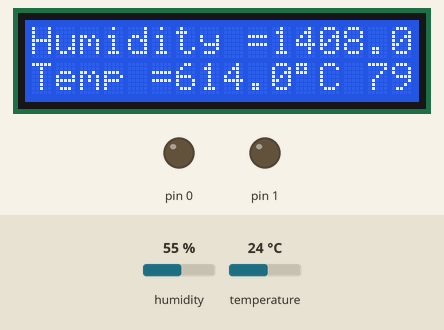
Recording of a sketch running on a simulated Arduino Uno, built with avr-gcc and run on an emulated ATmega328P. On the bench: 16×2 character LCD, output pins drawn as LEDs (lit = HIGH). Wiring (inferred from the names in the program): DHT11 sensor: data pin 12; character LCD (HD44780): RS pin 2; E pin 3; data pin 4, pin 5, pin 6, pin 7. The inputs (shaded band) are chosen by the test bench; at power-on: humidity 55 %, temperature 24 °C. Pins used as bus, display or sensor lines are not drawn.

Above: at 1.6 s.
1.7 s: humidity set to 22 %
At 2.4 s:
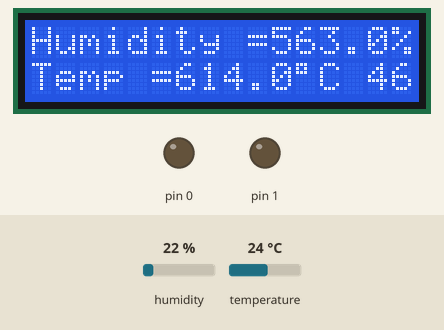
3.5 s: temperature set to 12 °C
At 4.6 s:
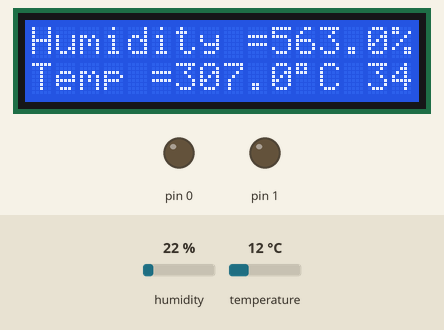
5.2 s: humidity set to 40 %
At 6.6 s:
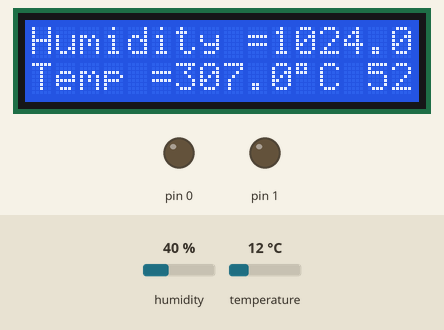
6.9 s: temperature set to 19 °C
At 8.0 s:
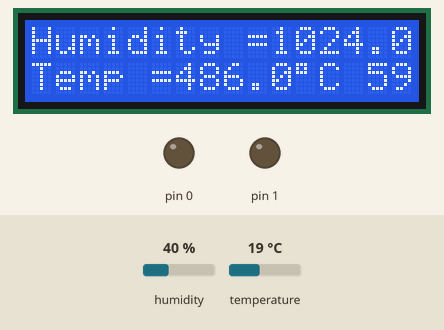
Timing chart, 0 to 9.6 s (numbered marks = the images above; inputs shaded):
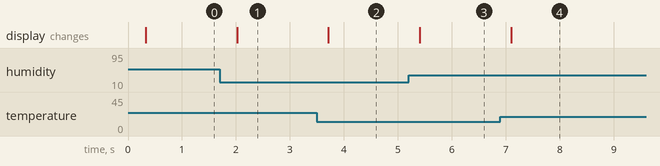

The sketch:

DHT_11_AVR7_7.ino
```cpp
/*
 * ATmega16_DHT11_Project_File.c
 *
 * http://www.electronicwings.com
 */

#include <avr/io.h>
#include <stdlib.h>
#include <stdio.h>
#include "LCD16x2_4bit.h"
#define DHT11_PIN 4
uint8_t c=0,I_RH,D_RH,I_Temp,D_Temp,CheckSum;

#define LCD16X2_4BIT_H_

#define  F_CPU 8000000UL
#include <avr/io.h>
#include <util/delay.h>

#define LCD_DPRT PORTD
#define LCD_DDDR DDRD
#define LCD_RS 2
#define LCD_EN 3

void lcdcommand(unsigned char cmnd)
{
  LCD_DPRT = (LCD_DPRT & 0x0f)|(cmnd & 0xf0);   /* SEND COMMAND TO DATA PORT */
  LCD_DPRT &= ~ (1<<LCD_RS);            /* RS = 0 FOR COMMAND */
  LCD_DPRT |= (1<<LCD_EN);            /* EN = 1 FOR H TO L PULSE */
  _delay_us(1);                 /* WAIT FOR MAKE ENABLE WIDE */
  LCD_DPRT &= ~(1<<LCD_EN);           /* EN = 0 FOR H TO L PULSE */
  _delay_us(100);                 /* WAIT FOR MAKE ENABLE WIDE */

  LCD_DPRT = (LCD_DPRT & 0x0f)|(cmnd << 4);   /* SEND COMMAND TO DATA PORT */
  LCD_DPRT |= (1<<LCD_EN);            /* EN = 1 FOR H TO L PULSE */
  _delay_us(1);                 /* WAIT FOR MAKE ENABLE WIDE */
  LCD_DPRT &= ~(1<<LCD_EN);           /* EN = 0 FOR H TO L PULSE */
  _delay_ms(2);                 /* WAIT FOR MAKE ENABLE WIDE */
}

void lcddata(unsigned char data)
{
  LCD_DPRT = (LCD_DPRT & 0x0f)|(data & 0xf0);   /* SEND DATA TO DATA PORT */
  LCD_DPRT |= (1<<LCD_RS);            /* MAKE RS = 1 FOR DATA */
  LCD_DPRT |= (1<<LCD_EN);            /* EN=0 FOR H TO L PULSE */
  _delay_us(1);                 /* WAIT FOR MAKE ENABLE WIDE */
  LCD_DPRT &= ~(1<<LCD_EN);           /* EN = 0 FOR H TO L PULSE */
  _delay_us(100);                 /* WAIT FOR MAKE ENABLE WIDE */

  LCD_DPRT = (LCD_DPRT & 0x0f)|(data << 4);   /*  */
  LCD_DPRT |= (1<<LCD_EN);            /* EN=0 FOR H TO L PULSE*/
  _delay_us(1);                 /* WAIT FOR MAKE ENABLE WIDE*/
  LCD_DPRT &= ~(1<<LCD_EN);           /* EN = 0 FOR H TO L PULSE*/
  _delay_ms(2);                 /* WAIT FOR MAKE ENABLE WIDE*/
}

void lcdinit()
{
  LCD_DDDR = 0xFF;
  _delay_ms(200);                 /* WAIT FOR SOME TIME */
  lcdcommand(0x33);
  lcdcommand(0x32);               /* SEND $32 FOR INIT OT 0X02 */
  lcdcommand(0x28);               /* INIT. LCD 2 LINE, 5 X 7 MATRIX */
  lcdcommand(0x0C);               /* DISPLAY ON CURSOR ON */
  lcdcommand(0x01);               /* LCD CLEAR */
  _delay_ms(2);
  lcdcommand(0x82);               /* SHIFT CURSOR TO WRITE */
}

void lcd_gotoxy(unsigned char x, unsigned char y)
{
  unsigned char firstcharadd[]={0x80, 0xC0};
  lcdcommand(firstcharadd[y] + x);
}

void lcd_print(char *str)
{
  unsigned char i=0;
  while (str[i] |= 0)
  {
    lcddata(str[i]);
    i++;
  }
}

void lcd_clear()
{
  lcdcommand(0x01);
  _delay_ms(2);
}

void Request()            /* Microcontroller send start pulse or request */
{
  DDRB |= (1<<DHT11_PIN);
  PORTB &= ~(1<<DHT11_PIN);   /* set to low pin */
  _delay_ms(20);          /* wait for 20ms */
  PORTB |= (1<<DHT11_PIN);    /* set to high pin */
}

void Response()           /* receive response from DHT11 */
{
  DDRB &= ~(1<<DHT11_PIN);
  while(PINB & (1<<DHT11_PIN));
  while((PINB & (1<<DHT11_PIN))==0);
  while(PINB & (1<<DHT11_PIN));
}

uint8_t Receive_data()              /* receive data */
{
  for (int q=0; q<8; q++)
  {
    while((PINB & (1<<DHT11_PIN)) == 0);  /* check received bit 0 or 1 */
    _delay_us(30);
    if(PINB & (1<<DHT11_PIN))       /* if high pulse is greater than 30ms */
    c = (c<<1)|(0x01);            /* then its logic HIGH */
    else                  /* otherwise its logic LOW */
    c = (c<<1);
    while(PINB & (1<<DHT11_PIN));
  }
  return c;
}

int main(void)
{
  char data[5];
  lcdinit();          /* initialize LCD */
  lcd_clear();        /* clear LCD */
  lcd_gotoxy(0,0);      /* enter column and row position */
  lcd_print("Humidity =");
  lcd_gotoxy(0,1);
  lcd_print("Temp = ");
  int RH;
  int Temp;
    while(1)
  {
    Request();        /* send start pulse */
    Response();       /* receive response */
    I_RH=Receive_data();  /* store first eight bit in I_RH */
    D_RH=Receive_data();  /* store next eight bit in D_RH */
    I_Temp=Receive_data();  /* store next eight bit in I_Temp */
    D_Temp=Receive_data();  /* store next eight bit in D_Temp */
    CheckSum=Receive_data();/* store next eight bit in CheckSum */

    if ((I_RH + D_RH + I_Temp + D_Temp) != CheckSum)
    {
      lcd_gotoxy(0,0);
      //lcd_print("Error");
    }

    else
    {
      RH= (I_RH * 256 + D_RH )/ 10.0;
      itoa(RH,data,10);
      lcd_gotoxy(10,0);
      lcd_print(data);
      lcd_print(".");

      itoa(D_RH,data,10);
      lcd_print(data);
      lcd_print("%");
      Temp = (I_Temp * 256 + D_Temp)/ 10.0;
      itoa(Temp,data,10);
      lcd_gotoxy(6,1);
      lcd_print(data);
      lcd_print(".");

      itoa(D_Temp,data,10);
      lcd_print(data);
      lcddata(0xDF);
      lcd_print("C ");

      itoa(CheckSum,data,10);
      lcd_print(data);
      lcd_print(" ");
    }

  _delay_ms(500);
  }
}
```

LCD16x2_4bit.c
```cpp
/*
 * LCD16x2_4bit.c
 *
 * http://www.electronicwings.com
 */

#include "LCD16x2_4bit.h"
void lcdcommand(unsigned char cmnd)
{
	LCD_DPRT = (LCD_DPRT & 0x0f)|(cmnd & 0xf0);		/* SEND COMMAND TO DATA PORT */
	LCD_DPRT &= ~ (1<<LCD_RS);						/* RS = 0 FOR COMMAND */
	LCD_DPRT |= (1<<LCD_EN);						/* EN = 1 FOR H TO L PULSE */
	_delay_us(1);									/* WAIT FOR MAKE ENABLE WIDE */
	LCD_DPRT &= ~(1<<LCD_EN);						/* EN = 0 FOR H TO L PULSE */
	_delay_us(100);									/* WAIT FOR MAKE ENABLE WIDE */

	LCD_DPRT = (LCD_DPRT & 0x0f)|(cmnd << 4);		/* SEND COMMAND TO DATA PORT */
	LCD_DPRT |= (1<<LCD_EN);						/* EN = 1 FOR H TO L PULSE */
	_delay_us(1);									/* WAIT FOR MAKE ENABLE WIDE */
	LCD_DPRT &= ~(1<<LCD_EN);						/* EN = 0 FOR H TO L PULSE */
	_delay_ms(2);									/* WAIT FOR MAKE ENABLE WIDE */
}

void lcddata(unsigned char data)
{
	LCD_DPRT = (LCD_DPRT & 0x0f)|(data & 0xf0);		/* SEND DATA TO DATA PORT */
	LCD_DPRT |= (1<<LCD_RS);						/* MAKE RS = 1 FOR DATA */
	LCD_DPRT |= (1<<LCD_EN);						/* EN=0 FOR H TO L PULSE */
	_delay_us(1);									/* WAIT FOR MAKE ENABLE WIDE */
	LCD_DPRT &= ~(1<<LCD_EN);						/* EN = 0 FOR H TO L PULSE */
	_delay_us(100);									/* WAIT FOR MAKE ENABLE WIDE */

	LCD_DPRT = (LCD_DPRT & 0x0f)|(data << 4);		/*  */
	LCD_DPRT |= (1<<LCD_EN);						/* EN=0 FOR H TO L PULSE*/
	_delay_us(1);									/* WAIT FOR MAKE ENABLE WIDE*/
	LCD_DPRT &= ~(1<<LCD_EN);						/* EN = 0 FOR H TO L PULSE*/
	_delay_ms(2);									/* WAIT FOR MAKE ENABLE WIDE*/
}

void lcdinit()
{
	LCD_DDDR = 0xFF;
	_delay_ms(200);									/* WAIT FOR SOME TIME */
	lcdcommand(0x33);
	lcdcommand(0x32);								/* SEND $32 FOR INIT OT 0X02 */
	lcdcommand(0x28);								/* INIT. LCD 2 LINE, 5 X 7 MATRIX */
	lcdcommand(0x0C);								/* DISPLAY ON CURSOR ON */
	lcdcommand(0x01);								/* LCD CLEAR */
	_delay_ms(2);
	lcdcommand(0x82);								/* SHIFT CURSOR TO WRITE */
}

void lcd_gotoxy(unsigned char x, unsigned char y)
{
	unsigned char firstcharadd[]={0x80, 0xC0};
	lcdcommand(firstcharadd[y] + x);
}

void lcd_print(char *str)
{
	unsigned char i=0;
	while (str[i] |= 0)
	{
		lcddata(str[i]);
		i++;
	}
}

void lcd_clear()
{
	lcdcommand(0x01);
	_delay_ms(2);
}
```

LCD16x2_4bit.h
```cpp
/*
 * LCD16x2_4bit.h
 *
 * http://www.electronicwings.com
 */


#ifndef LCD16X2_4BIT_H_
#define LCD16X2_4BIT_H_

#define  F_CPU 8000000UL
#include <avr/io.h>
#include <util/delay.h>

#define LCD_DPRT PORTB
#define LCD_DDDR DDRB
#define LCD_RS 0
#define LCD_EN 1

void lcdcommand(unsigned char cmnd);
void lcddata(unsigned char data);
void lcdinit();
void lcd_gotoxy(unsigned char x, unsigned char y);
void lcd_print(char *str);
void lcd_clear();

#endif /* LCD16X2_4BIT_H_ */
```

Measured:
- after the input at 1.7 s, the display: changes after 0.32 s (image 1)
- after the input at 3.5 s, the display: changes after 0.21 s (image 2)
- after the input at 5.2 s, the display: changes after 0.21 s (image 3)
- after the input at 6.9 s, the display: changes after 0.20 s (image 4)
